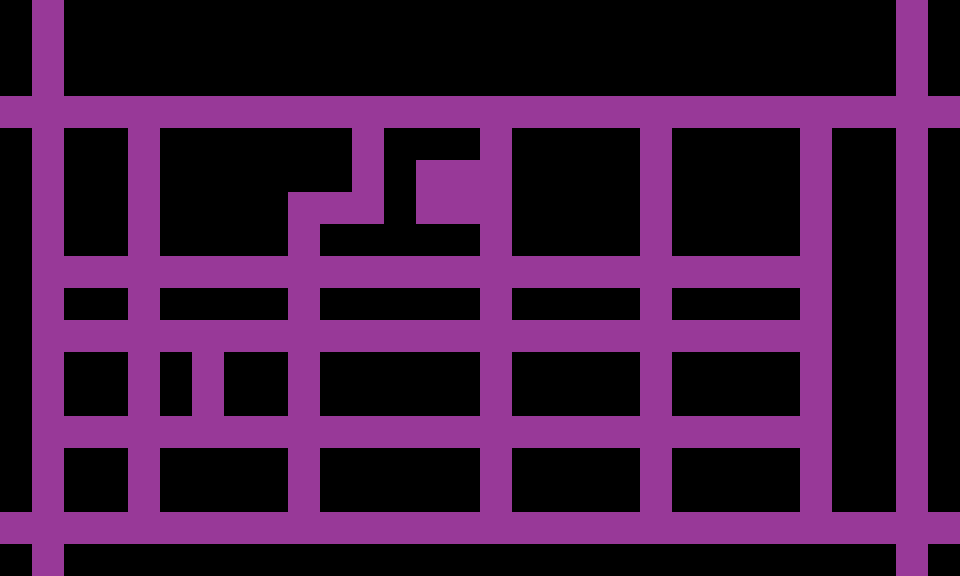

A level layout from a 2D game, rendered from its tile map. Below: a short description, then the map file with tile-grid data replaced by summaries:
An orthogonal 30x18 tile map with 32x32 px tiles, 1 tile layer (Roads) and 1 object (Drake House).

<map version="1.0" orientation="orthogonal" renderorder="right-down" width="30" height="18" tilewidth="32" tileheight="32" nextobjectid="3">
 <tileset firstgid="1" name="Road" tilewidth="32" tileheight="32" tilecount="1" columns="1">
  <image source="road.png" width="32" height="32" />
 </tileset>
 <layer name="Roads" width="30" height="18">
  <data>[540 cells, 217 non-empty, 1 distinct tile ids]</data>
 </layer>
 <objectgroup name="Drake House">
  <object id="1" name="Drake House" x="416" y="160" width="64" height="64" />
 </objectgroup>
</map>